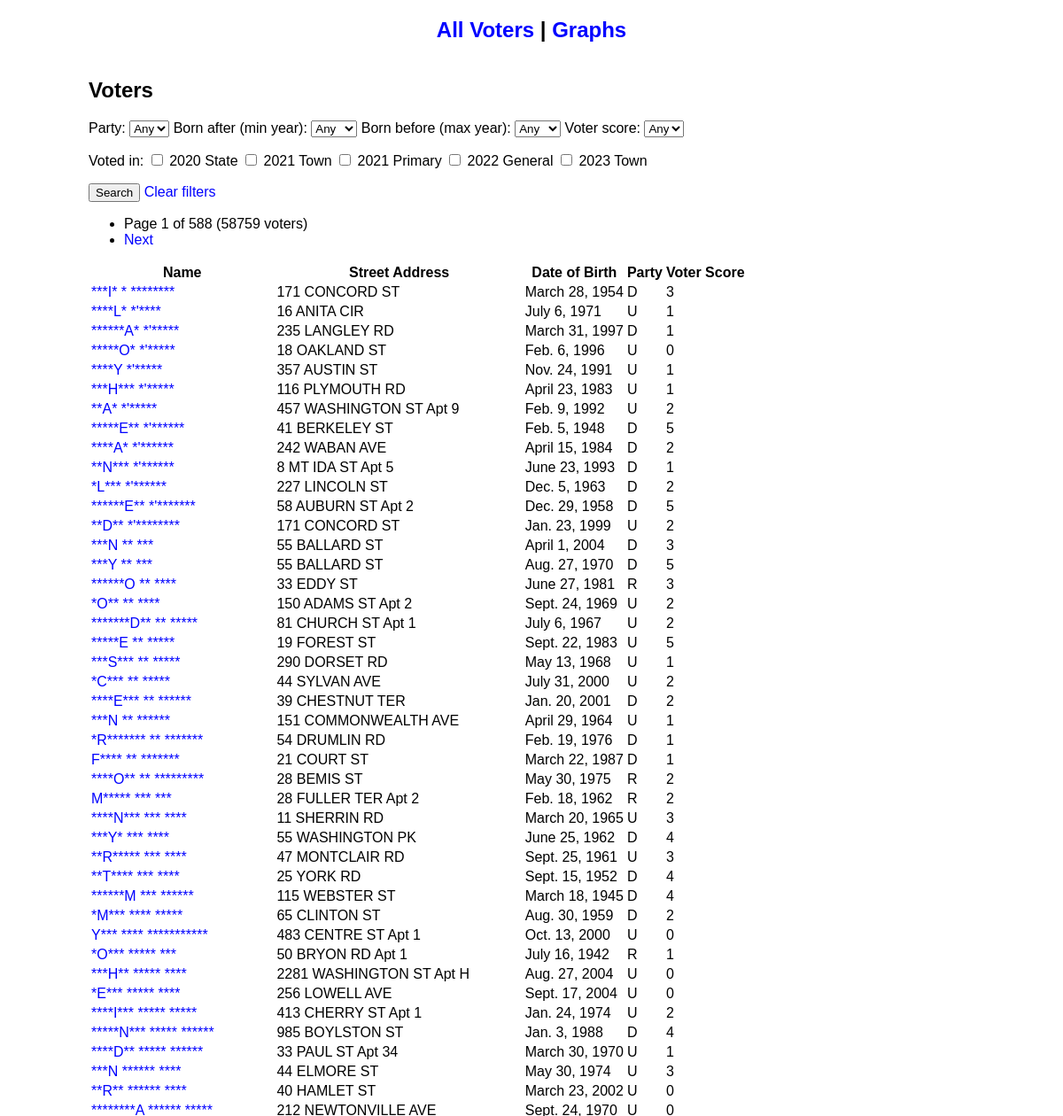
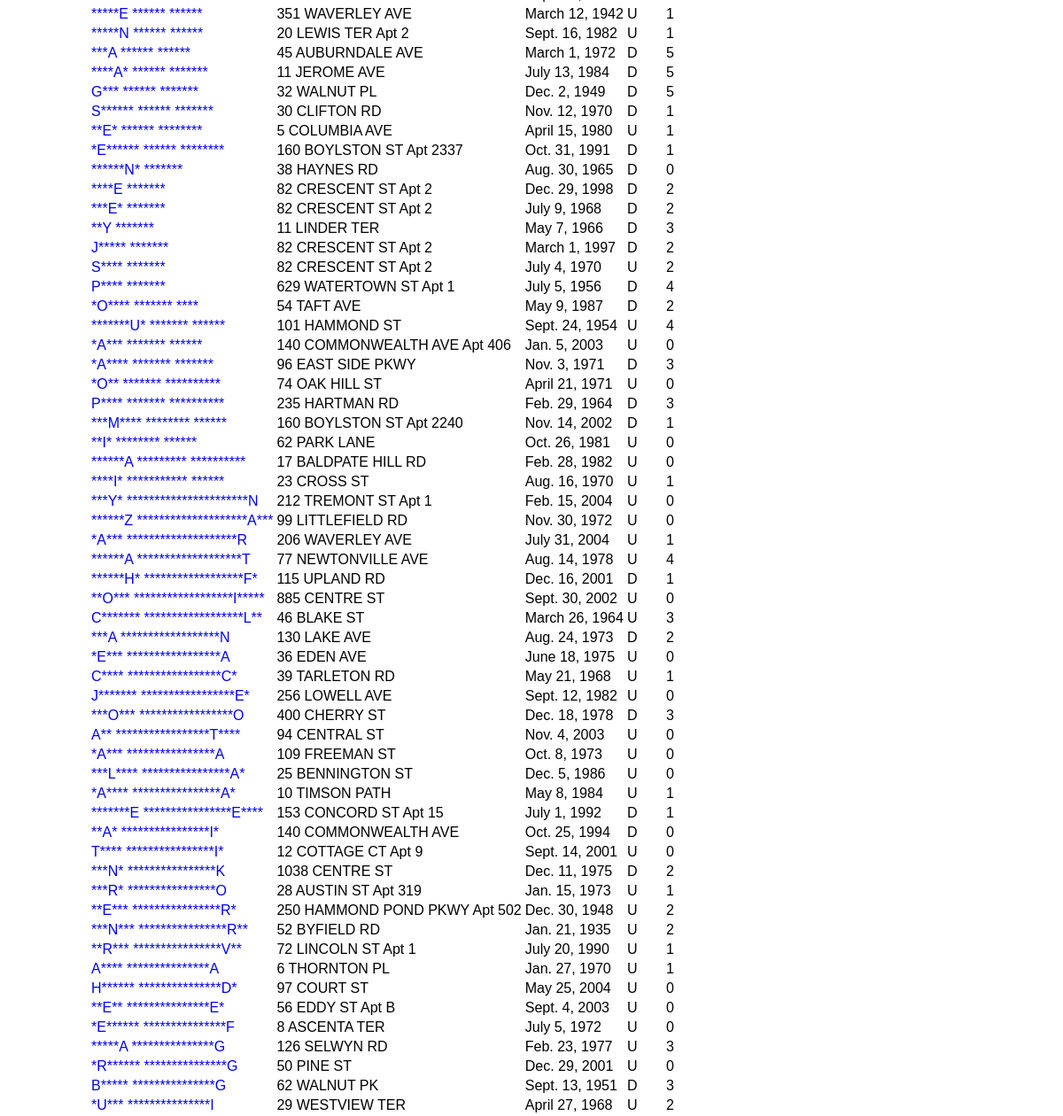
Screenshot of /voter_analytics/ with the database file from the repository (2 pictures, top to bottom).
### voter_analytics/models.py (models this page shows, shortened)
class Voter(models.Model):
    voterid = models.TextField()
    last_name = models.TextField()
    first_name = models.TextField()
    street_number = models.IntegerField()
    street_name = models.TextField()
    apartment_number = models.TextField()
    zip_code = models.IntegerField()
    dob = models.DateField()
    registeration = models.DateField()
    party = models.CharField()
    precinct = models.CharField()
    v20state = models.BooleanField()
    v21town = models.BooleanField()
    v21primary = models.BooleanField()
    v22general = models.BooleanField()
    v23town = models.BooleanField()
    voter_score = models.IntegerField()

### voter_analytics/views.py (the view)
# urls.py: path('', views.VoterListView.as_view(), name="voters"),
class VoterListView(ListView):
    template_name = 'voter_analytics/voters.html'
    model = Voter
    context_object_name = "voters"
    paginate_by = 100
    def get_queryset(self):
        qs = super().get_queryset().order_by('last_name', 'first_name')
        g = self.request.GET
        if g.get('party'):
            qs = qs.filter(party=g['party'])
        if g.get('min_dob'):
            qs = qs.filter(dob__year__gte=int(g['min_dob']))
        if g.get('max_dob'):
            qs = qs.filter(dob__year__lte=int(g['max_dob']))
        if g.get('voter_score'):
            qs = qs.filter(voter_score=int(g['voter_score']))
        for e in ELECTIONS:
            if g.get(e):
                qs = qs.filter(**{e: True})
        return qs
    def get_context_data(self, **kwargs):
        context = super().get_context_data(**kwargs)
        context['parties'] = Voter.objects.values_list('party', flat=True).distinct().order_by('party')
        r = Voter.objects.aggregate(lo=Min('dob'), hi=Max('dob'))
        context['years'] = [str(y) for y in range(r['lo'].year, r['hi'].year + 1)]
        context['scores'] = [str(s) for s in range(6)]
        q = self.request.GET.copy()
        q.pop('page', None)
        context['query_string'] = q.urlencode()
        return context

### voter_analytics/templates/voter_analytics/voters.html (shortened to what this page needs)
{% extends 'voter_analytics/base.html' %}
{% block content %}
<div class="container">
  <h2>Voters</h2>
  {% include "voter_analytics/search.html" %}
  {% if is_paginated %}
  <ul class="pagination">
    <li>Page {{ page_obj.number }} of {{ page_obj.paginator.num_pages }} ({{ page_obj.paginator.count }} voters)</li>
    {% if page_obj.has_next %}
      <li><a href="?{{ query_string }}&page={{ page_obj.next_page_number }}">Next</a></li>
    {% endif %}
  </ul>
  {% endif %}
  <table>
    <tr>
      <th>Name</th><th>Street Address</th><th>Date of Birth</th>
      <th>Party</th><th>Voter Score</th>
    </tr>
    {% for v in voters %}
    <tr>
      <td><a href="{% url 'voter' v.pk %}?{{ request.GET.urlencode }}">{{ v.first_name }} {{ v.last_name }}</a></td>
      <td>{{ v.street_number }} {{ v.street_name }}{% if v.apartment_number %} Apt {{ v.apartment_number }}{% endif %}</td>
      <td>{{ v.dob }}</td>
      <td>{{ v.party }}</td>
      <td>{{ v.voter_score }}</td>
    </tr>
    {% endfor %}
  </table>
</div>
{% endblock %}

### static/styles.css (style rules this page uses)
body { margin: 0 auto; padding: 0 16px; font-family: sans-serif; max-width: 1000px; min-height: 100vh; display: flex; flex-direction: column; }
a, a:visited { color: blue; text-decoration: none; }

### rows the page displays
Voter: first_name "*****E", last_name "** *****", street_number "19", street_name "FOREST ST", dob "Sept. 22, 1983", party "U", voter_score "5"
Voter: first_name "*****N***", last_name "***** ******", street_number "985", street_name "BOYLSTON ST", dob "Jan. 3, 1988", party "D", voter_score "4"
Voter: first_name "**E*", last_name "****** ********", street_number "5", street_name "COLUMBIA AVE", dob "April 15, 1980", party "U", voter_score "1"
Voter: first_name "*A****", last_name "******* *******", street_number "96", street_name "EAST SIDE PKWY", dob "Nov. 3, 1971", party "D", voter_score "3"
Voter: first_name "**R***", last_name "****************V**", street_number "72", street_name "LINCOLN ST", apartment_number "1", dob "July 20, 1990", party "U", voter_score "1"

### other values shown
{{ page_obj.number }} "1"
{{ page_obj.paginator.num_pages }} "588"
{{ page_obj.paginator.count }} "58759"
